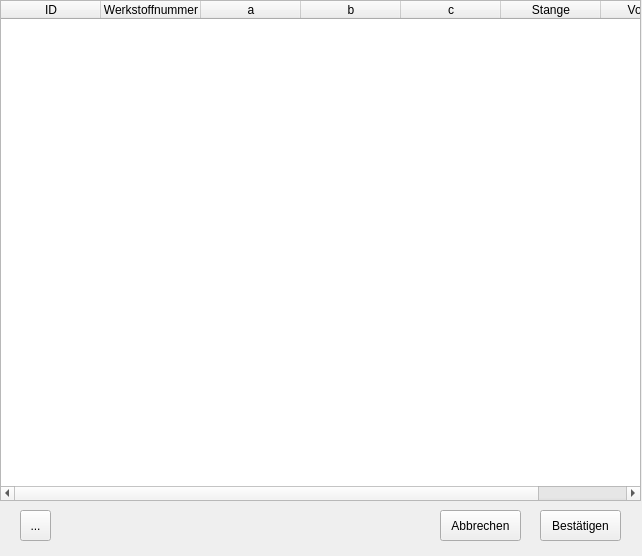
<?xml version="1.0" encoding="UTF-8"?>
<ui version="4.0">
 <class>Dialog</class>
 <widget class="QDialog" name="Dialog">
  <property name="geometry">
   <rect>
    <x>0</x>
    <y>0</y>
    <width>642</width>
    <height>556</height>
   </rect>
  </property>
  <property name="windowTitle">
   <string>Halbzeuge pflegen</string>
  </property>
  <widget class="QTableWidget" name="tableWidget">
   <property name="geometry">
    <rect>
     <x>0</x>
     <y>0</y>
     <width>641</width>
     <height>501</height>
    </rect>
   </property>
   <column>
    <property name="text">
     <string>ID</string>
    </property>
   </column>
   <column>
    <property name="text">
     <string>Werkstoffnummer</string>
    </property>
   </column>
   <column>
    <property name="text">
     <string>a</string>
    </property>
   </column>
   <column>
    <property name="text">
     <string>b</string>
    </property>
   </column>
   <column>
    <property name="text">
     <string>c</string>
    </property>
   </column>
   <column>
    <property name="text">
     <string>Stange</string>
    </property>
   </column>
   <column>
    <property name="text">
     <string>Volumen</string>
    </property>
   </column>
  </widget>
  <widget class="QToolButton" name="toolButton_add">
   <property name="geometry">
    <rect>
     <x>20</x>
     <y>510</y>
     <width>31</width>
     <height>31</height>
    </rect>
   </property>
   <property name="text">
    <string>...</string>
   </property>
   <property name="icon">
    <iconset>
     <normaloff>Icons/greenPlus.png</normaloff>Icons/greenPlus.png</iconset>
   </property>
  </widget>
  <widget class="QToolButton" name="toolButton_cancel">
   <property name="geometry">
    <rect>
     <x>440</x>
     <y>510</y>
     <width>81</width>
     <height>31</height>
    </rect>
   </property>
   <property name="text">
    <string>Abbrechen</string>
   </property>
  </widget>
  <widget class="QToolButton" name="toolButton_confirm">
   <property name="geometry">
    <rect>
     <x>540</x>
     <y>510</y>
     <width>81</width>
     <height>31</height>
    </rect>
   </property>
   <property name="text">
    <string>Bestätigen</string>
   </property>
  </widget>
 </widget>
 <resources/>
 <connections/>
</ui>
